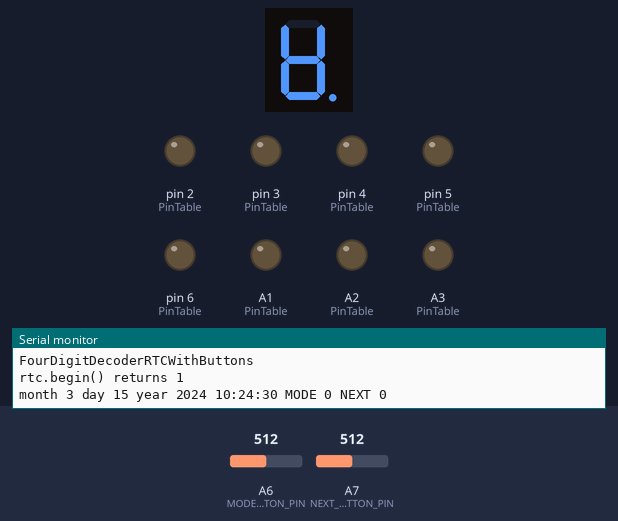
Recording of a sketch running on a simulated Arduino Nano, built with avr-gcc and run on an emulated ATmega328P. Shown: 1-digit seven-segment display, output pins drawn as LEDs (lit = HIGH), the last lines printed to the serial monitor. Wiring (inferred from the names in the program): 1-digit 7-segment display, segments lit when LOW: segments A0, pin 13, pin 12, pin 11, pin 10, pin 9, pin 8, pin 7. Dashed ring = blinking. Inputs (shaded band) come from the test bench; at power-on: A6 (MODE_BUTTON_PIN) = 512, A7 (NEXT_BUTTON_PIN) = 512. The local clock reads 2024-03-15 10:24:30 at power-on unless the sketch sets it; the segment pins are drawn as the display they are named for; pins used as bus, display or sensor lines are not drawn.

Above: at 1.2 s.
1.3 s: A6 (MODE_BUTTON_PIN) set to 112
4.3 s: A6 (MODE_BUTTON_PIN) set to 95
At 6.9 s:
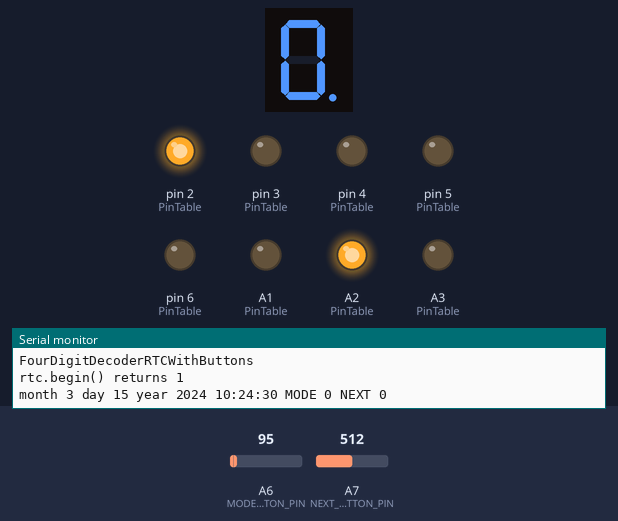
7.3 s: A7 (NEXT_BUTTON_PIN) set to 106
10.3 s: A7 (NEXT_BUTTON_PIN) set to 91
At 11.6 s:
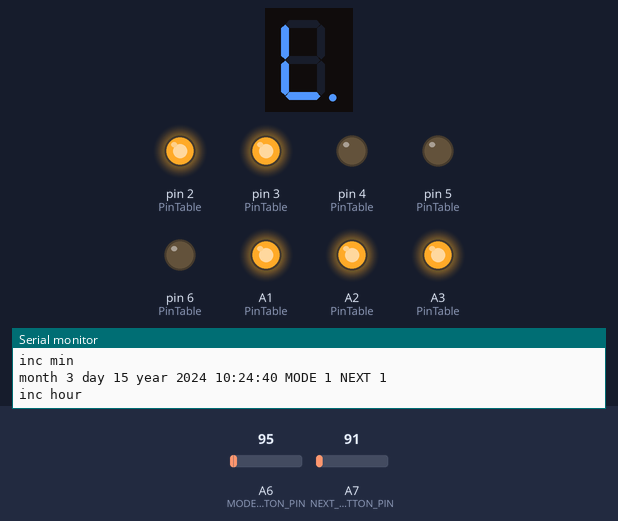
13.3 s: A7 (NEXT_BUTTON_PIN) set to 110
At 15.2 s:
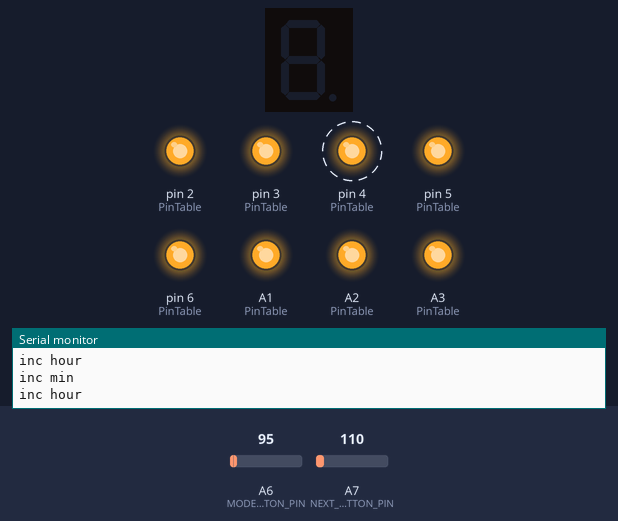
16.3 s: A7 (NEXT_BUTTON_PIN) set to 90
At 17.1 s:
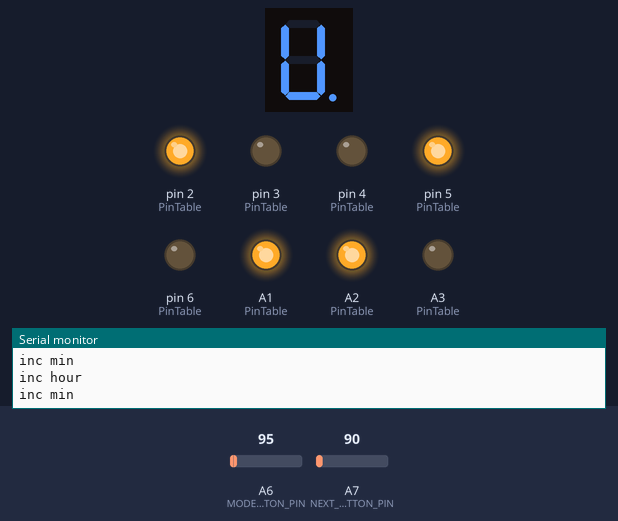
Timing chart, 0 to 23.0 s (numbered marks = the images above; inputs shaded):
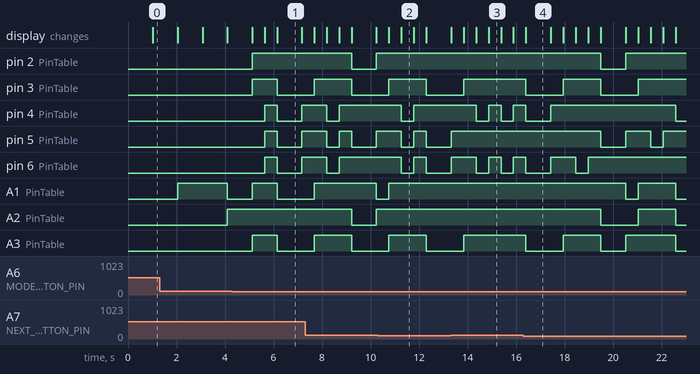

Measured:
- the behaviour switches between 101 and 100 on A6 (MODE_BUTTON_PIN) (found by bisection; images 0 and 1)
- the behaviour switches between 101 and 100 on A7 (NEXT_BUTTON_PIN) (found by bisection; images 1 and 2)
- after the input at 4.3 s, pin 2 (PinTable): LOW → HIGH after 0.82 s; pin 3 (PinTable): LOW → HIGH after 0.82 s, → LOW 1.0 s later
- after the input at 10.3 s, pin 4 (PinTable): goes on until 11.8 s, then stays HIGH; A1 (PinTable): goes on until 10.8 s, then stays HIGH
- after the input at 13.3 s, pin 4 (PinTable): alternates HIGH for 0.51 s and LOW for 0.51 s, starting after 1.1 s
- after the input at 16.3 s, pin 6 (PinTable): goes on until 19.0 s, then stays HIGH; A1 (PinTable): HIGH → LOW after 4.2 s, → HIGH 0.51 s later, → LOW 1.5 s later
- what the display in image 1 shows lasts 1.1 s, from 6.1 s to 7.2 s

The sketch:

Big7SegmentFourDigitRTCWithButtons.ino
```cpp
/**
 * @file        FourDigitDecoderRTCWithButtons.c
 *
 * @brief       View DATE and TIME using 4 BIG 7-segment displays
 *              Change hours and minutes with MODE and NEXT buttons
 *
 * @history     Dec 21, 2019
 *
 * @author      Allan Schwartz <allanschwartz@sbcglobal.net>
 *              Michael Diamond <m.diamond.il@gmail.com>
 *
 * @notes       The following Arduino Pins are attached:
 *
 *              name           Arduino          7 Segment decoder
 *              -----          ----             -----
 *              one's place:   A0, A1, A2, A3   ==> decoder A0-A3
 *              ten's place:   D3, D2, D13, D12 ==> decoder A0-A3
 *              100's place:   D4, D5, D6, D7   ==> decoder A0-A3
 *              1000's place:  D8, D9, D10, D11 ==> decoder A0-A3
 *
 *              name    Arduino   RTC module
 *              -----   ----      -----
 *                      nc        32K
 *                      nc        SQW
 *              SCL     SCL/A5    SCL
 *              SDA     SDA/A4    SDA
 *                      3v3       VCC
 *                      GND       GND
 *
 *              name    Arduino   buttons
 *              -----   ----      -----
 *              MODE    A6        mode button
 *              NEXT    A7        next button
 */

#include <RTClib.h>

// this is an enumeration of the 4 different 7-segment decoders
enum { OnesDigit = 0, TensDigit = 1, HundredsDigit = 2, ThousandsDigit = 3 };

// this is the translation of segment decoder signals into pin number
enum { SignalA0 = 0, SignalA1 = 1, SignalA2 = 2, SignalA3 = 3 };

// this is an enumeration of the "Modes" of the program
enum { SecondMode, TimeMode, /* ChangeYear, ChangeMonth, ChangeDay,*/ ChangeHour, ChangeMin };
// the following line of code, defines the mode the program starts out in
int DisplayMode = SecondMode;

// a table of which Arduino IO pins are connected to which decoder signals
const byte PinTable[5][4] = {
    // A0, A1, A2, A3     // columns correspond to signals A0-A3 on the decoder chip
                          // rows correspond to the 4 different 7-segment display assemblies

    A0, A1, A2, A3,     // digital IO pins A0-A3    ==> one's place decoder A0-A3
    3,  2, 13, 12,      // digital pins D3, D2, D13, D12 ==> ten's place decoder A0-A3
    4,  5,  6,  7,      // digital IO pins  4-7     ==> 100's place decoder A0-A3
    8,  9, 10, 11,      // digital IO pins  8-11    ==> 1000's place decoder A0-A3
};

// two pins are read to sense button presses.
const byte MODE_BUTTON_PIN = A6;
const byte NEXT_BUTTON_PIN = A7;
bool isModeButtonPressed = false;
bool isNextButtonPressed = false;

// create an instance of the RTC_DS3231 class called 'rtc',
// and use the default constructor, which is the normal I2C hardware interface PINS
RTC_DS3231 rtc;


void setup() {

    // initialize the serial port:
    Serial.begin(115200);           // initialize serial communication
    Serial.println("\FourDigitDecoderRTCWithButtons\n");
    bool rc = rtc.begin();
    Serial.println("rtc.begin() returns " + String(rc));

    // for every Arduino IO pin in the above table, set to OUTPUT mode
    for (int row = 0; row < 5; row++) {
        for (int column = 0; column < 4; column++) {
            pinMode(PinTable[row][column], OUTPUT);
        }
    }

    if (rtc.lostPower()) {
        Serial.println("RTC lost power, lets set the time!");
        // following line sets the RTC to the date & time this sketch was compiled
        rtc.adjust(DateTime(F(__DATE__), F(__TIME__)));
    }
    // set the pin mode of the pins connected to the MODE and NEXT buttons
    pinMode(MODE_BUTTON_PIN, INPUT);
    pinMode(NEXT_BUTTON_PIN, INPUT);
}


void ModeButtonPress() {
    static long lastButtonPress_ms = 0;

    // debounce logic ... don't allow mode press within 500ms of previous
    if (millis() - lastButtonPress_ms > 500) {
        lastButtonPress_ms = millis();
        if (DisplayMode == ChangeMin)
            DisplayMode = TimeMode;
        else
            DisplayMode++;
    }
}


void NextButtonPress() {
    static long lastButtonPress_ms = 0;

    // debounce logic ... don't allow mode press within 500ms of previous
    if (millis() - lastButtonPress_ms > 500) {
        lastButtonPress_ms = millis();
        DateTime now = rtc.now();
        uint8_t v;
        switch (DisplayMode) {
//            case ChangeYear:
//                rtc.adjust(DateTime((now.year()+1) > 2030 ? 2010 : now.year()+1,
//                                    now.month(),now.day(),
//                                    now.hour(),now.minute(),now.second()));
//                Serial.println("inc year");
//                break;

//            case ChangeMonth:
//                rtc.adjust(DateTime(now.year(),(now.month()+1) > 12 ? 1 : now.month()+1,
//                                    now.day(),
//                                    now.hour(),now.minute(),now.second()));
//                Serial.println("inc month");
//                break;

//            case ChangeDay:
//                rtc.adjust(DateTime(now.year(),now.month(),(now.day()+1) > 30 ? 1 : now.day()+1,
//                                    now.hour(),now.minute(),now.second()));
//                Serial.println("inc day");
//                break;

            case ChangeHour:
                rtc.adjust(DateTime(now.year(), now.month(), now.day(),
                                    (now.hour() + 1) % 24, now.minute(), now.second()));
                Serial.println("inc hour");
                break;

            case ChangeMin:
                rtc.adjust(DateTime(now.year(), now.month(), now.day(),
                                    now.hour(), (now.minute() + 1) % 60, now.second()));
                Serial.println("inc min");
                break;
        }
    }
}


void loop() {
    static int loopCounter = 0;
    static int tick = 0;
    DateTime now = rtc.now();

    // the program has 4 different "modes" of operation
    switch (DisplayMode) {

        case SecondMode:
            dispayDigit( OnesDigit,      (tick / 1) % 10);      // display the One's digit
            dispayDigit( TensDigit,      (tick / 10) % 10);     // display the Ten's digit
            dispayDigit( HundredsDigit,  (tick / 100) % 10);    // display the Hundred's digit
            dispayDigit( ThousandsDigit, (tick / 1000) % 10);   // display the Thousand's digit
            delay_and_poll(1000);                               // Delay of 1 Second
            if (++tick > 9999) {                                // once beyond 9999, we start over
                tick = 0;
            }
            break;

        case TimeMode: {
            uint8_t lsd = now.second() % 10;        // least-significant-digit
            if (lsd < 7 ) {
                dispayDigit( OnesDigit,      (now.minute() / 1)  % 10); // display the One's digit
                dispayDigit( TensDigit,      (now.minute() / 10));      // display the Ten's digit
                dispayDigit( HundredsDigit,  (now.hour() / 1)  % 10);   // display the Hundred's digit
                dispayDigit( ThousandsDigit, (now.hour() / 10) % 10);   // display the Thousand's digit
            }
            else {
                dispayDigit( OnesDigit,      (now.month() % 10));       // display the One's digit
                dispayDigit( TensDigit,      (now.month() / 10));       // display the Ten's digit
                dispayDigit( HundredsDigit,  (now.day() / 1)  % 10);    // display the Hundred's digit
                dispayDigit( ThousandsDigit, (now.day() / 10) % 10);    // display the Thousand's digit
            }
//          else {
//              dispayDigit( OnesDigit,      (now.year() / 1) % 10);    // display the One's digit
//              dispayDigit( TensDigit,      (now.year() / 10) % 10);   // display the Ten's digit
//              dispayDigit( HundredsDigit,  (now.year() / 100) % 10);  // display the Hundred's digit
//              dispayDigit( ThousandsDigit, (now.year() / 1000) % 10); // display the Thousand's digit
//          }
            delay_and_poll(1000);                                       // Delay of 1 Second
            break;
        }

//        case ChangeYear:
//            dispayDigit( OnesDigit,      (now.year()  / 1) % 10);     // display the One's digit
//            dispayDigit( TensDigit,      (now.year()  / 10) % 10);    // display the Ten's digit
//            dispayDigit( HundredsDigit,  (now.year()  / 100) % 10);   // display the Hundred's digit
//            dispayDigit( ThousandsDigit, (now.year()  / 1000) % 10);  // display the Thousand's digit
//            delay_and_poll(1000);                                     // Delay of 1 Second
//            clearDisplay();
//            delay_and_poll(1000);                                     // Delay of 1 Second
//            break;
//
//        case ChangeMonth:
//            clearDisplay();
//            dispayDigit( HundredsDigit,  (now.month() / 1)  % 10);    // display the Hundred's digit
//            dispayDigit( ThousandsDigit, (now.month() / 10) % 10);    // display the Thousand's digit
//            delay_and_poll(1000);                                     // Delay of 1 Second
//            clearDisplay();
//            delay_and_poll(1000);                                     // Delay of 1 Second
//            break;

//        case ChangeDay:
//            clearDisplay();
//            dispayDigit( OnesDigit,      (now.day()   / 1)  % 10);    // display the One's digit
//            dispayDigit( TensDigit,      (now.day()   / 10) % 10);    // display the Ten's digit
//            delay_and_poll(700);                                      // Delay of 1 Second
//            clearDisplay();
//            delay_and_poll(70);                                       // Delay of 1 Second
//            break;

        case ChangeHour:
            clearDisplay();
            dispayDigit( HundredsDigit,  (now.hour() / 1)  % 10);   // display the Hundred's digit
            dispayDigit( ThousandsDigit, (now.hour() / 10) % 10);   // display the Thousand's digit
            delay_and_poll(500);                                    // Delay of .5 Second
            clearDisplay();
            delay_and_poll(500);                                    // Delay of .5 Second
            break;

        case ChangeMin:
            clearDisplay();
            dispayDigit( OnesDigit,      (now.minute() / 1)  % 10); // display the One's digit
            dispayDigit( TensDigit,      (now.minute() / 10) % 10); // display the Ten's digit
            delay_and_poll(500);                                    // Delay of .5 Second
            clearDisplay();
            delay_and_poll(500);                                    // Delay of .5 Second
            break;
    }

    // every ten seconds, print the state of the A6/A7 buttons
    if ((++loopCounter % 10) == 1) {
        char buf[80];
        sprintf(buf, "month %d day %d year %d %02d:%02d:%02d MODE %d NEXT %d\n",
                now.month(), now.day(), now.year(),
                now.hour(), now.minute(), now.second(), isModeButtonPressed, isNextButtonPressed);
        Serial.println(buf);
    }
}


void dispayDigit(uint8_t place, uint8_t value) {
    digitalWrite( PinTable[place][SignalA0], (value & 1) ? HIGH : LOW );
    digitalWrite( PinTable[place][SignalA1], (value & 2) ? HIGH : LOW );
    digitalWrite( PinTable[place][SignalA2], (value & 4) ? HIGH : LOW );
    digitalWrite( PinTable[place][SignalA3], (value & 8) ? HIGH : LOW );
}


void clearDigit(int place) {
    digitalWrite( PinTable[place][SignalA0], HIGH );
    digitalWrite( PinTable[place][SignalA1], HIGH );
    digitalWrite( PinTable[place][SignalA2], HIGH );
    digitalWrite( PinTable[place][SignalA3], HIGH );
}


void clearDisplay() {
    clearDigit( OnesDigit );
    clearDigit( TensDigit );
    clearDigit( HundredsDigit );
    clearDigit( ThousandsDigit );
}


int checkButtons() {
    isModeButtonPressed = analogRead(MODE_BUTTON_PIN) > 100 ? false : true;
    if (isModeButtonPressed)
        ModeButtonPress();
    isNextButtonPressed = analogRead(NEXT_BUTTON_PIN) > 100 ? false : true;
    if (isNextButtonPressed)
        NextButtonPress();
}


void delay_and_poll(int n_ms) {
    for (int i = 0; i < n_ms / 10; i++) {
        // we read the buttons every 10 milliseconds -- plenty often enough
        checkButtons();
        delay(10);
    }
}
```
